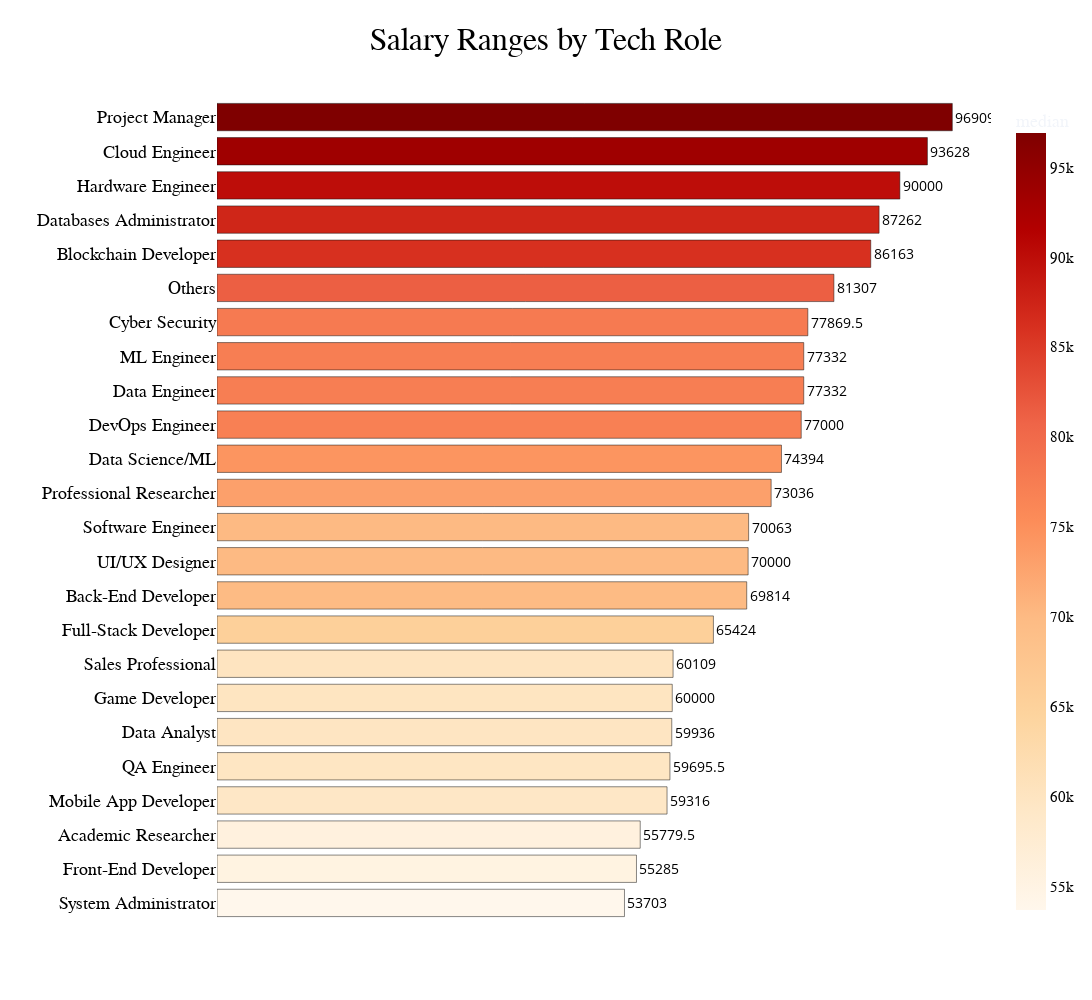

Source (notebook cell):
### Code cell
q2 = q2.sort_values(by='median', ascending=True)
fig = px.bar(q2,
            y='DevType',
            x='median',
            title='Pangas',
            color='median',  
            color_continuous_scale='OrRd',
            template='plotly_dark',
            text='median',
            hover_data={'DevType': True, 'median': True, 'min': True, 'max': True, 'count': True}
            )  
fig.update_traces(textposition='outside', 
                textfont_size=14, 
                textfont_color='black',
                customdata=q2[['min','max','count']],
                hovertemplate=(
        '<span style="font-size:18px;"><b>%{y}</b></span>'  
        '<br>median : $%{x}<br>'
        '      min : $%{customdata[0]:,}<br>' 
        '     max : $%{customdata[1]:,}<br>'  
        '   count : %{customdata[2]}'  
    ),
                hoverlabel=dict(
                    font_size=16,    
                    font_family="Arial",
                                )
                )
# Maangas na Layout
fig.update_layout(
    title={
        'text': 'Salary Ranges by Tech Role',
        'font_size': 32,  
        'font_family': 'Arial',  
        'font_color': 'black',  
        'font_weight': 'normal'  
    },
    xaxis_title='',         
    yaxis_title='',  
    xaxis=dict(
        tickvals=[],       
        ticktext=[],       
        showgrid=False,    
        zeroline=False    
    ),
    yaxis=dict(
        tickfont=dict(size=18, color='black', family = 'Arial'),
        ),

    plot_bgcolor='white', 
    paper_bgcolor='white', 
    title_x=0.5,
    width=1350,  
    height=1000,
    coloraxis_colorbar=dict(
        tickfont=dict(
            size=15,        
            color='Black', 
            family='Arial',
            weight = "normal"
        )

    )
)

### Figure 1 — Plotly figure (JSON) as saved in the notebook; plotly's stock layout.template omitted (floating-point values rounded to 4 significant figures)
{"data": [{"alignmentgroup": "True", "customdata": [[3000, 166000, 135], [2782, 222929, 1186], [2957, 200550, 284], [2725, 222929, 664], [2871, 195000, 212], [5572, 200000, 174], [2876, 220000, 171], [9274, 214812, 14], [2695, 222834, 7224], [2700, 222000, 4082], [2782, 207662, 39], [2913, 222834, 1682], [2991, 222834, 536], [3000, 215000, 354], [2839, 215000, 423], [2700, 222834, 503], [3000, 220000, 145], [3589, 221713, 84], [3456, 220000, 583], [4041, 215000, 68], [2759, 200000, 50], [3326, 222834, 155], [3235, 215000, 238], [2871, 222500, 874]], "hoverlabel": {"font": {"family": "Arial", "size": 16}}, "hovertemplate": "<span style=\"font-size:18px;\"><b>%{y}</b></span><br>median : $%{x}<br>      min : $%{customdata[0]:,}<br>     max : $%{customdata[1]:,}<br>   count : %{customdata[2]}", "legendgroup": "", "marker": {"color": [53703, 55285, 55780.0, 59316, 59700.0, 59936, 60000, 60109, 65424, 69814, 70000, 70063, 73036, 74394, 77000, 77332, 77332, 77870.0, 81307, 86163, 87262, 90000, 93628, 96909], "coloraxis": "coloraxis", "pattern": {"shape": ""}}, "name": "", "offsetgroup": "", "orientation": "h", "showlegend": false, "text": [53703, 55285, 55780.0, 59316, 59700.0, 59936, 60000, 60109, 65424, 69814, 70000, 70063, 73036, 74394, 77000, 77332, 77332, 77870.0, 81307, 86163, 87262, 90000, 93628, 96909], "textfont": {"color": "black", "size": 14}, "textposition": "outside", "type": "bar", "x": [53703, 55285, 55780.0, 59316, 59700.0, 59936, 60000, 60109, 65424, 69814, 70000, 70063, 73036, 74394, 77000, 77332, 77332, 77870.0, 81307, 86163, 87262, 90000, 93628, 96909], "xaxis": "x", "y": ["System Administrator", "Front-End Developer", "Academic Researcher", "Mobile App Developer", "QA Engineer", "Data Analyst", "Game Developer", "Sales Professional", "Full-Stack Developer", "Back-End Developer", "UI/UX Designer", "Software Engineer", "Professional Researcher", "Data Science/ML", "DevOps Engineer", "Data Engineer", "ML Engineer", "Cyber Security", "Others", "Blockchain Developer", "Databases Administrator", "Hardware Engineer", "Cloud Engineer", "Project Manager"], "yaxis": "y"}], "layout": {"barmode": "relative", "coloraxis": {"colorbar": {"tickfont": {"color": "Black", "family": "Arial", "size": 15, "weight": "normal"}, "title": {"text": "median"}}, "colorscale": [[0, "rgb(255,247,236)"], [0.125, "rgb(254,232,200)"], [0.25, "rgb(253,212,158)"], [0.375, "rgb(253,187,132)"], [0.5, "rgb(252,141,89)"], [0.625, "rgb(239,101,72)"], [0.75, "rgb(215,48,31)"], [0.875, "rgb(179,0,0)"], [1, "rgb(127,0,0)"]]}, "height": 1000, "legend": {"tracegroupgap": 0}, "paper_bgcolor": "white", "plot_bgcolor": "white", "title": {"font": {"color": "black", "family": "Arial", "size": 32, "weight": "normal"}, "text": "Salary Ranges by Tech Role", "x": 0.5}, "width": 1350, "xaxis": {"anchor": "y", "domain": [0, 1], "showgrid": false, "ticktext": [], "tickvals": [], "title": {"text": ""}, "zeroline": false}, "yaxis": {"anchor": "x", "domain": [0, 1], "tickfont": {"color": "black", "family": "Arial", "size": 18}, "title": {"text": ""}}}}
